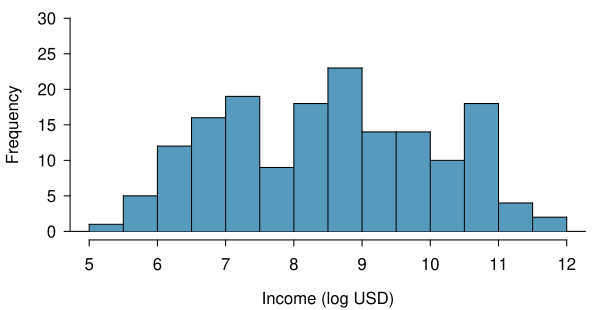

This figure's R source:
library(openintro)
data(COL)
library(oibiostat)
data(wdi.2011)

myPDF("wdiIncomeHistLog.pdf",
      6.05, 3.1,
      mar = c(3.5, 3.5, 0.5, 1),
      mgp = c(2.4, 0.7, 0))
histPlot(wdi.2011$log.gdp.per.capita,
         breaks = 12,
         xlab = 'Income (log USD)',
         ylab = "Frequency",
         ylim = c(0, 30),
         col = COL[1],
         border = COL[5])
dev.off()
